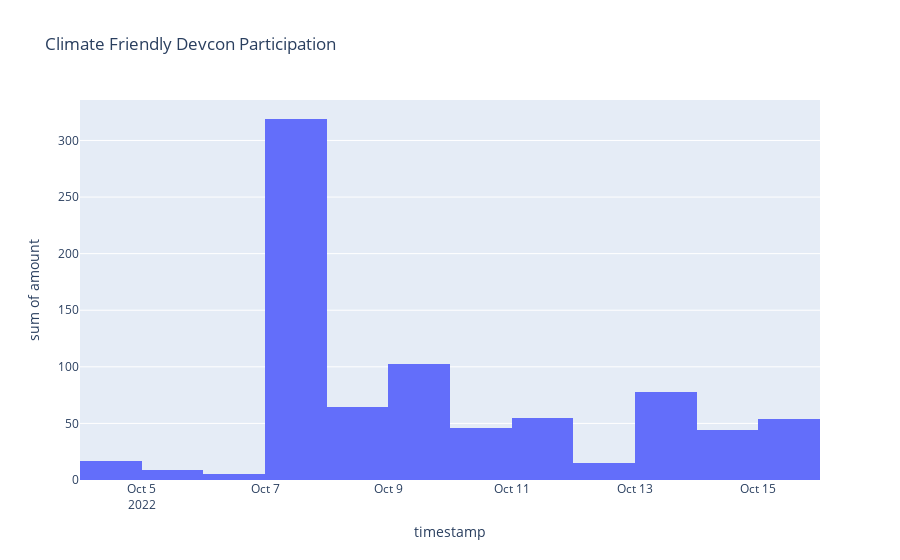

Source (notebook cell):
### Code cell
df.timestamp = pd.to_datetime(df['timestamp'],unit='s')
# fig2 = px.histogram(df, x=df.timestamp, y=df.amount, title="Climate Friendly Devcon Participation")
fig2.show()

### Figure 1 — Plotly figure (JSON) as saved in the notebook; plotly's stock layout.template omitted (floating-point values rounded to 4 significant figures; data arrays with more than 128 entries replaced by an {"elided": "..."} marker saying what was removed)
{"data": [{"alignmentgroup": "True", "bingroup": "x", "histfunc": "sum", "hovertemplate": "timestamp=%{x}<br>sum of amount=%{y}<extra></extra>", "legendgroup": "", "marker": {"color": "#636efa", "pattern": {"shape": ""}}, "name": "", "offsetgroup": "", "orientation": "v", "showlegend": false, "type": "histogram", "x": {"elided": "175 str values"}, "xaxis": "x", "y": {"elided": "175 float values"}, "yaxis": "y"}], "layout": {"barmode": "relative", "legend": {"tracegroupgap": 0}, "title": {"text": "Climate Friendly Devcon Participation"}, "xaxis": {"anchor": "y", "domain": [0, 1], "title": {"text": "timestamp"}}, "yaxis": {"anchor": "x", "domain": [0, 1], "title": {"text": "sum of amount"}}}}
